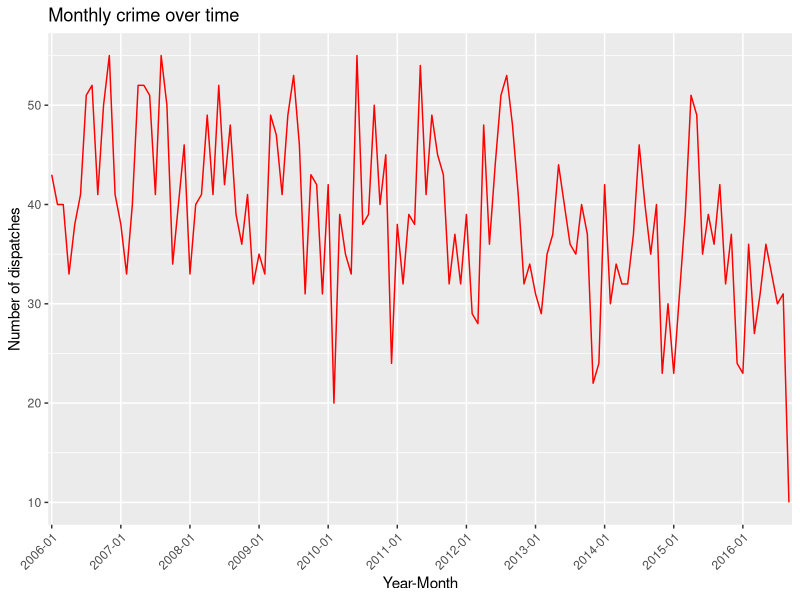
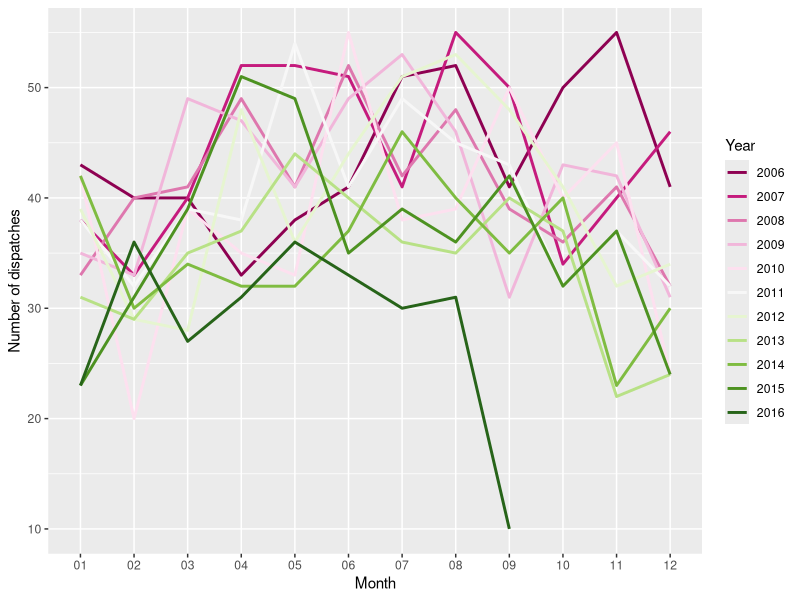
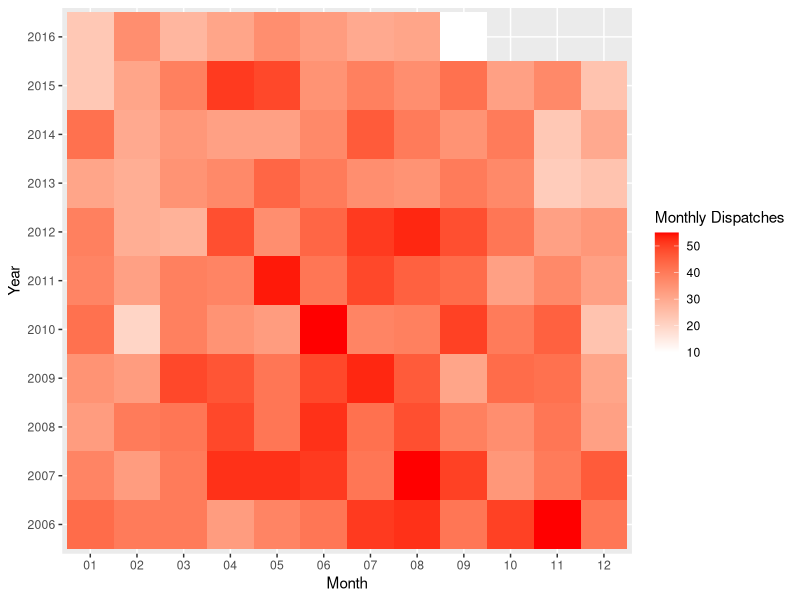

Write the R code that produced these figures, in order.
#Data exploration with Philadelphia crime dataset
#https://www.kaggle.com/mchirico/philadelphiacrimedata
# Take random sample (crimesmall) of 5000 observations from data set of 2 Mn+ obs

#prepare environment
setwd("C:\\Users\\aaronlimzj\\Desktop\\R")

#install and load relevant packages

list.of.packages <- c("ggplot2", "RColorBrewer", "reshape2")
new.packages <- list.of.packages[!(list.of.packages %in% installed.packages()[,"Package"])]
if(length(new.packages)) install.packages(new.packages)
lapply(list.of.packages, library, character.only = T)

#cleanup
rm(list = c("list.of.packages", "new.packages"))

#load dataset
crime <- read.csv(".//crimesmall.csv")

#clean dates
crime$Dispatch_Date_Time  <- strptime(crime$Dispatch_Date_Time, format = "%Y-%m-%d %H:%M:%S")
crime$Dispatch_Date  <- strptime(crime$Dispatch_Date, format = "%Y-%m-%d")
crime$Dispatch_Time  <- strptime(crime$Dispatch_Time, format = "%H:%M:%S")

#extract year
crime$Year  <- crime$Dispatch_Date$year+1900

#plot trend line across year months
yearMonthCounts  <- as.data.frame(table(crime$Month))
ggplot(yearMonthCounts, aes(x=Var1, y = Freq)) + geom_line(group = 1, color = "red") + xlab("Year-Month") + ylab("Number of dispatches") + theme(axis.text.x = element_text(angle = 45, hjust = 1)) + ggtitle("Monthly crime over time") + scale_x_discrete(breaks = yearMonthCounts$Var1[seq(1, length(yearMonthCounts$Var1), 12)])

#there appears to be a seasonal trend, let's visualize it more clearly

#extract year and month in yearMonthCount
yearMonthCounts$Year  <- factor(substr(yearMonthCounts$Var1,1,4), ordered = T)
yearMonthCounts$Month  <- factor(substr(yearMonthCounts$Var1,6,7), ordered = T)

#plot freq vs months across years
ggplot(yearMonthCounts, aes(x= Month, y = Freq)) + geom_line(aes(group = Year, color = Year), size = 1) + scale_color_manual(values = brewer.pal(11, "PiYG")) + ylab("Number of dispatches")

#plot heatmap (probably a better visualization)
ggplot(yearMonthCounts, aes(x = Month, y = Year))+geom_tile(aes(fill = Freq)) + scale_fill_gradient(name ="Monthly Dispatches", low = "white",high = "red")

#nope, no clear seasonal trend. but it clearly shows that crime has been decreasing across the years

#add count for easy transformation with reshape
crime$Count  <- 1




